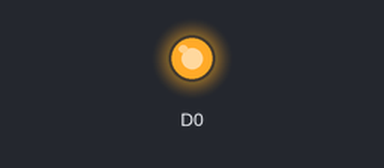
Simulated run of this sketch. Board: ESP8266 (NodeMCU). On the bench: output pins drawn as LEDs (lit = HIGH).

Above: at 1.0 s.
At 3.0 s:
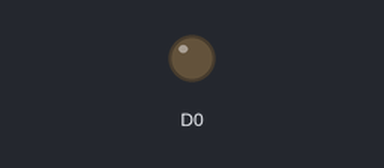
Timing chart, 0 to 5.2 s (numbered marks = the images above):
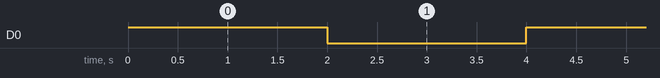

The sketch:

demo.ino
```cpp
void setup() {
  // put your setup code here, to run once:
  pinMode(D0,OUTPUT);
}
void loop() {
  digitalWrite(D0,HIGH);
  delay(2000);
  digitalWrite(D0,LOW);
  delay(2000);
  // put your main code here, to run repeatedly:

}
```

Measured:
- by itself, D0: alternates HIGH for 2.0 s and LOW for 2.0 s
